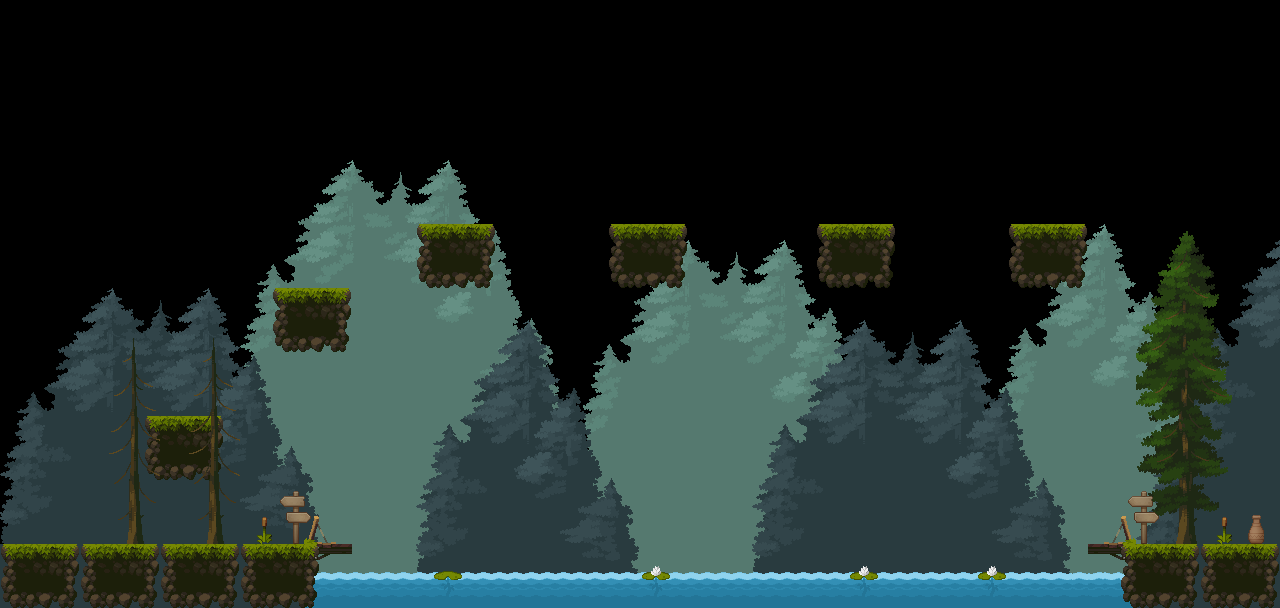

Below is a game level as drawn by its tile map, then a one-line description and the .tmx that defines it (tile-layer data replaced by summaries):
An orthogonal 80x38 tile map with 16x16 px tiles, 9 tile layers (bg2, bg, Tile Layer 6, water, ...).

<map version="1.10" tiledversion="1.10.1" orientation="orthogonal" renderorder="right-down" width="80" height="38" tilewidth="16" tileheight="16" infinite="0" nextlayerid="10" nextobjectid="1">
 <tileset firstgid="1" source="Tiles.tsx" />
 <layer id="7" name="bg2" width="80" height="38">
  <data>[3040 cells, 1104 non-empty, 320 distinct tile ids]</data>
 </layer>
 <layer id="4" name="bg" width="80" height="38">
  <data>[3040 cells, 1060 non-empty, 320 distinct tile ids]</data>
 </layer>
 <layer id="6" name="Tile Layer 6" width="80" height="38">
  <data>[3040 cells, 33 non-empty, 33 distinct tile ids]</data>
 </layer>
 <layer id="5" name="water" width="80" height="38">
  <data>[3040 cells, 157 non-empty, 12 distinct tile ids]</data>
 </layer>
 <layer id="1" name="wall" width="80" height="38">
  <data>[3040 cells, 240 non-empty, 20 distinct tile ids]</data>
 </layer>
 <layer id="2" name="2" width="80" height="38">
  <data>[3040 cells, 8 non-empty, 8 distinct tile ids]</data>
 </layer>
 <layer id="3" name="wall" width="80" height="38">
  <data>[3040 cells, 4 non-empty, 3 distinct tile ids]</data>
 </layer>
 <layer id="8" name="Tile Layer 8" width="80" height="38">
  <data>[3040 cells, 234 non-empty, 178 distinct tile ids]</data>
 </layer>
 <layer id="9" name="Tile Layer 9" width="80" height="38">
  <data>[3040 cells, 52 non-empty, 26 distinct tile ids]</data>
 </layer>
</map>